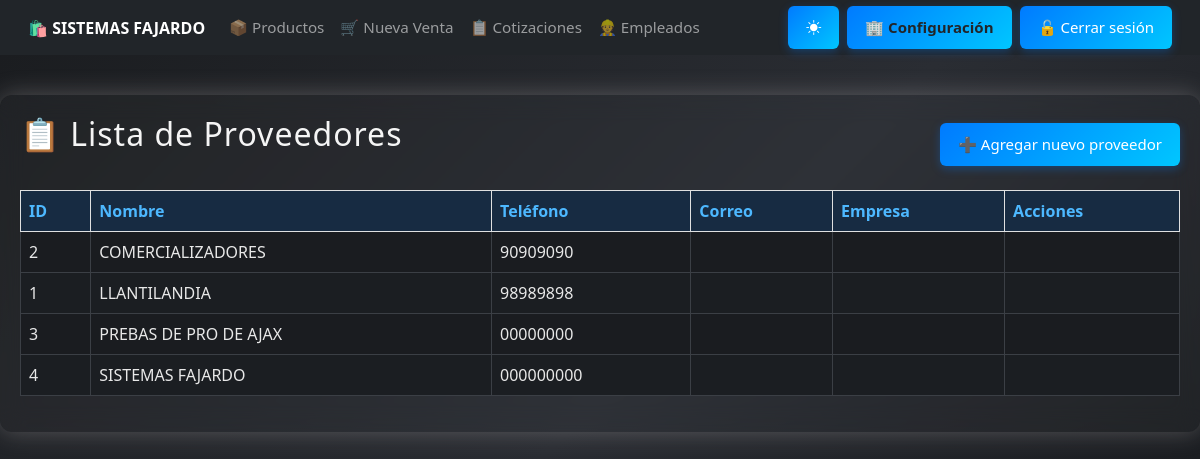
Screenshot of /proveedores/ (signed in) with the database file from the repository.
### core/models.py (models this page shows, shortened)
class EmpresaConfig(models.Model):
    nombre = models.CharField(max_length=150)
    rtn = models.CharField(max_length=20)
    direccion = models.CharField(max_length=255)
    telefono = models.CharField(max_length=20, blank=True, null=True)
    correo = models.CharField(max_length=150, blank=True, null=True)

class Proveedor(models.Model):
    nombre = models.CharField(max_length=200, verbose_name="Nombre/Razón Social")
    rtn = models.CharField(max_length=20, blank=True, null=True, verbose_name="RTN")
    direccion = models.TextField(blank=True)
    telefono = models.CharField(max_length=20, blank=True)
    correo = models.EmailField(blank=True)
    contacto = models.CharField(max_length=100, blank=True, help_text="Nombre del contacto principal")
    activo = models.BooleanField(default=True)
    fecha_creacion = models.DateTimeField(auto_now_add=True)
    class Meta:
        ordering = ['nombre']
        verbose_name_plural = "Proveedores"

### core/views.py (the view)
# urls.py: path('proveedores/', views.lista_proveedores, name='lista_proveedores'),
@login_required
@permission_required('core.view_proveedor', raise_exception=True)
def lista_proveedores(request):
    proveedores = Proveedor.objects.all()
    return render(request, 'proveedores/lista.html', {'proveedores': proveedores})

### core/context_processors.py (called while the page is built)
def empresa_context(request):
    try:
        empresa = EmpresaConfig.objects.get(pk=1)
    except EmpresaConfig.DoesNotExist:
        empresa = None
    return {
        'empresa': empresa
    }

### core/templates/proveedores/lista.html (shortened to what this page needs)
{% extends 'base.html' %}
{% block content %}
<div class="contenedor">
  <div class="d-flex justify-content-between align-items-center mb-3">
    <h2>📋 Lista de Proveedores</h2>
    <a href="{% url 'registrar_proveedor' %}" class="btn btn-success">➕ Agregar nuevo proveedor</a>
  </div>
  <table class="table table-striped table-bordered">
    <thead class="table-light">
      <tr>
        <th>ID</th>
        <th>Nombre</th>
        <th>Teléfono</th>
        <th>Correo</th>
        <th>Empresa</th>
        <th>Acciones</th>
      </tr>
    </thead>
    <tbody>
      {% for proveedor in proveedores %}
        <tr>
          <td>{{ proveedor.id }}</td>
          <td>{{ proveedor.nombre }}</td>
          <td>{{ proveedor.telefono }}</td>
          <td>{{ proveedor.correo }}</td>
          <td>{{ proveedor.empresa }}</td>
          <td>
          </td>
        </tr>
      {% empty %}
        <tr><td colspan="6" class="text-center">No hay proveedores registrados.</td></tr>
      {% endfor %}
    </tbody>
  </table>
</div>
{% endblock %}

### core/templates/base.html (shortened to what this page needs)
<!DOCTYPE html>
<html lang="es">
<head>
  {% load static %}
  <link href="https://cdn.jsdelivr.net/npm/bootstrap@5.3.0/dist/css/bootstrap.min.css" rel="stylesheet">
  <link rel="stylesheet" href="{% static 'css/estilo_base.css' %}">
  <link href="https://cdn.jsdelivr.net/npm/bootstrap-icons@1.11.3/font/bootstrap-icons.css" rel="stylesheet">
</head>
<body>
  <nav class="navbar navbar-expand-lg navbar-dark bg-dark sticky-top" id="menu-principal">
    <div class="container-fluid">
      <a class="navbar-brand fw-bold" href="{% url 'dashboard' %}">
        🛍️ {{ empresa.nombre|default:"SISTEMAS FAJARDO" }}
      </a>
      <div class="collapse navbar-collapse" id="navbarNav">
        <ul class="navbar-nav me-auto">
          <li class="nav-item">
            <a class="nav-link" href="{% url 'listar_productos' %}">📦 Productos</a>
          </li>
          <li class="nav-item">
            {% if perms.core.add_venta %}
              <a class="nav-link" href="{% url 'crear_venta' %}">🛒 Nueva Venta</a>
            {% endif %}
          </li>
          <li class="nav-item">
            {% if perms.core.view_cotizacion %}
              <a class="nav-link" href="{% url 'lista_cotizaciones' %}">📋 Cotizaciones</a>
            {% endif %}
          </li>
          <li class="nav-item">
            {% if perms.core.view_empleado %}
              <a class="nav-link" href="{% url 'lista_empleados' %}">👷 Empleados</a>
            {% endif %}
          </li>
        </ul>
        <ul class="navbar-nav ms-auto align-items-center">
          <li class="nav-item me-2">
            <button id="themeToggle" class="btn btn-outline-light btn-sm">
              <i class="bi bi-brightness-high-fill" id="themeIcon"></i>
            </button>
          </li>
          {% if perms.core.view_empleado %}
          <li class="nav-item me-2">
            <a href="{% url 'configuracion_empresa' %}"
               class="btn btn-warning btn-sm fw-bold text-dark">
              🏢 Configuración
            </a>
          </li>
          {% endif %}
          {% if user.is_authenticated %}
          <li class="nav-item">
            <form action="{% url 'logout' %}" method="post">
              <button type="submit" class="btn btn-danger btn-sm">
                🔓 Cerrar sesión
              </button>
            </form>
          </li>
          {% endif %}
        </ul>
      </div>
    </div>
  </nav>
  <div class="container-fluid px-0">
    {% block content %}
    {% endblock %}
  </div>
</body>
</html>

### static/css/estilo_base.css (style rules this page uses)
.contenedor { max-width: 1600px; margin: 40px auto; padding: 20px; background: rgba(124, 121, 121, 0.06); backdrop-filter: blur(12px); border-radius: 12px; box-shadow: 0 0 25px rgba(206, 199, 199, 0.3); font-family: 'Segoe UI', sans-serif; transition: all 0.4s ease; box-sizing: border-box; }
h2, h3 { text-align: center; color: #f5f5f5; margin-bottom: 20px; letter-spacing: 1px; transition: color 0.3s ease; }
button, .btn { background: linear-gradient(135deg, #007bff, #00c6ff); color: white; padding: 12px 20px; border: none; border-radius: 6px; font-size: 16px; cursor: pointer; transition: all 0.3s ease; box-shadow: 0 3px 10px rgba(0, 123, 255, 0.3); }
body { background: linear-gradient(135deg, #1a1c1f, #2a2d33, #141619); background-attachment: fixed; color: #f1f1f1; transition: all 0.4s ease; }
@media (max-width: 1200px) { .btn { font-size: 15px; padding: 10px 18px; } }
.navbar, .container, .btn, .contenedor, .form-row, .productos-box { transition: all 0.3s ease; }
.navbar { padding: 0.4rem 1rem !important; }
.navbar-brand { font-size: 1rem; white-space: nowrap; }
.navbar-nav .nav-link { font-size: 0.95rem; padding: 6px 10px; }
html, body { height: 100%; min-height: 100vh; margin: 0; padding: 0; display: flex; flex-direction: column; }
:root { --radius: 6px; }
body:not(.light-mode) { --bs-body-bg: #1b1e22; --bs-body-color: #e8e8e8; --bs-border-color: #3b3f45; --bs-primary-bg-subtle: #172b42; --bs-primary-text: #4db8ff; --bs-card-bg: #22262b; --bs-table-bg: #262b31; --bs-table-striped-bg: #2c3238; --bs-table-hover-bg: #333a42; --bs-warning-bg: #5c4d00; --bs-danger-bg: #5c1f1f; }
body, html { background-color: var(--bs-body-bg) !important; color: var(--bs-body-color) !important; }
.table { background-color: var(--bs-table-bg) !important; color: var(--bs-body-color) !important; }
.table thead th { background-color: var(--bs-primary-bg-subtle) !important; color: var(--bs-primary-text) !important; }
.table-striped > tbody > tr:nth-of-type(odd) { background-color: var(--bs-table-striped-bg) !important; }
.btn { border-radius: var(--radius); }

### rows the page displays
EmpresaConfig: nombre "SISTEMAS FAJARDO"
Proveedor: id "2", nombre "COMERCIALIZADORES", telefono "90909090"
Proveedor: id "1", nombre "LLANTILANDIA", telefono "98989898"
Proveedor: id "3", nombre "PREBAS DE PRO DE AJAX", telefono "00000000"
Proveedor: id "4", nombre "SISTEMAS FAJARDO", telefono "000000000"
